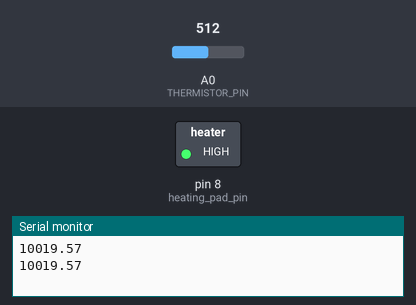
The sketch below on a simulated Arduino Uno, built with avr-gcc and run on an emulated ATmega328P. Parts: switched loads named in the sketch (green lamp = pin HIGH), the last lines printed to the serial monitor. The test bench sets the inputs (shaded band); at power-on: A0 (THERMISTOR_PIN) = 512.

Above: at 5.8 s.
5.9 s: A0 (THERMISTOR_PIN) set to 487
11.9 s: A0 (THERMISTOR_PIN) set to 457
At 15.3 s:
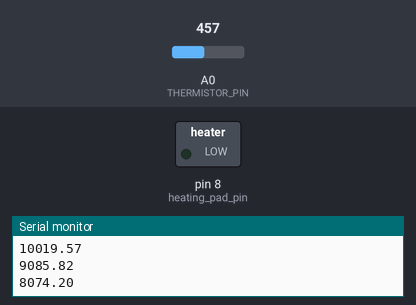
17.9 s: A0 (THERMISTOR_PIN) set to 511
At 20.3 s:
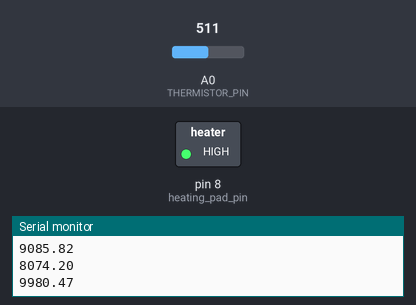
23.9 s: A0 (THERMISTOR_PIN) set to 306
At 25.4 s:
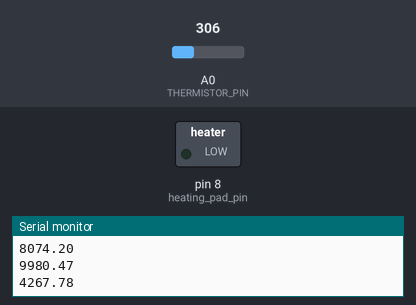
Timing chart, 0 to 26.9 s (numbered marks = the images above; inputs shaded):
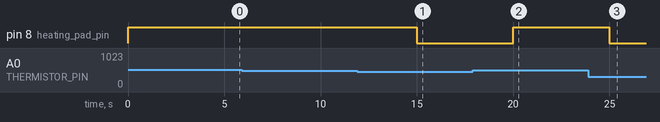

The sketch:

thermostat.ino
```cpp
float ADDIT_RESISTANCE = 10000;

float U_TO_R = 1023;

#define THERMISTOR_PIN A0
int heating_pad_pin = 8;

float reading;

void setup() {
  // put your setup code here, to run once:
  Serial.begin(9600);
  pinMode(heating_pad_pin, OUTPUT);

}

void loop() {
  reading = analogRead(THERMISTOR_PIN);
  reading = ADDIT_RESISTANCE/((U_TO_R/reading) - 1);
  Serial.println(reading);
  if(reading > 8500){
    digitalWrite(heating_pad_pin, HIGH);
  } else {
    digitalWrite(heating_pad_pin, LOW);
  }
  delay(5000);
  // put your main code here, to run repeatedly:

}
```

Measured:
- the behaviour switches between 471 and 470 on A0 (THERMISTOR_PIN) (found by bisection; images 0 and 1)
- after the input at 11.9 s, pin 8 (heating_pad_pin): HIGH → LOW after 3.1 s
- after the input at 17.9 s, pin 8 (heating_pad_pin): LOW → HIGH after 2.1 s
- after the input at 23.9 s, pin 8 (heating_pad_pin): HIGH → LOW after 1.1 s
